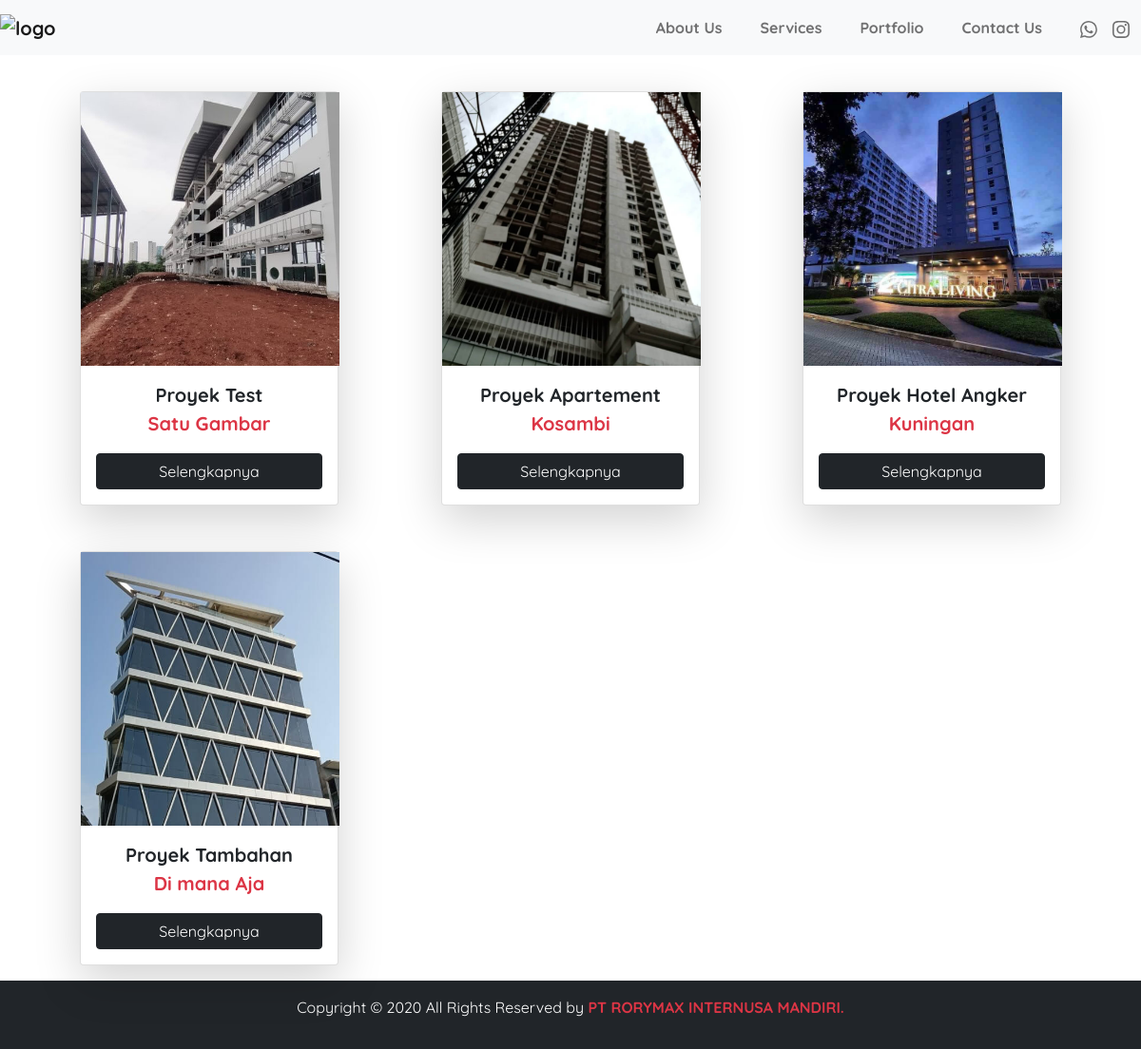
The app's page /projects.php with its own data.
### tables this page shows
CREATE TABLE `project` (
  `id` int(11) NOT NULL,
  `nama` varchar(100) NOT NULL,
  `tempat` varchar(100) NOT NULL,
  `gambar` varchar(100) NOT NULL,
  `gambar1` varchar(100) NOT NULL,
  `gambar2` varchar(100) NOT NULL,
  `gambar3` varchar(100) NOT NULL
);

### functions.php (called while the page is built, shortened)
<?php
$conn = mysqli_connect("localhost","root","","romax");
function query($query){
    global $conn;
    $result = mysqli_query($conn , $query);
    $row = [];
    while($rows = mysqli_fetch_assoc($result)){
        $row [] = $rows;
    }
    return $row;
}

### projects.php (the view, shortened to what this page needs)
<?php
require 'functions.php';
$project = query("SELECT * FROM project");
?>
<!doctype html>
<html lang="en">
  <head>
    <link href="https://cdn.jsdelivr.net/npm/bootstrap@5.1.3/dist/css/bootstrap.min.css" rel="stylesheet">
    <link rel="stylesheet" href="style.css">
    <link rel="stylesheet" href="https://unpkg.com/aos@next/dist/aos.css" />
  </head>
  <body>
    <section>
    <nav class="navbar fixed-top navbar-expand-lg navbar-light bg-light">
        <a class="navbar-brand fw-bolder mx-auto" id="brand-name" href="index.html"><img src="img//logo.png" alt="logo" width="100"></a>
        <div class="collapse navbar-collapse" id="navbarNavDropdown">
          <ul class="navbar-nav fw-bold ms-auto">
            <li class="nav-item mx-auto pe-1">
              <a class="nav-link" aria-current="page" href="index.php#aboutus">About Us</a>
            </li>
            <li class="nav-item mx-auto pe-1">
              <a class="nav-link" href="index.php#services">Services</a>
            </li>
            <li class="nav-item mx-auto pe-1">
              <a class="nav-link" href="projects.php">Portfolio</a>
            </li>
            <li class="nav-item mx-auto pe-1">
              <a class="nav-link" href="index.php#contactus">Contact Us</a>
            </li>
            <li class="nav-item mx-auto pe-1 d-flex">
              <a class="nav-link px-2" href="https://api.whatsapp.com/send?phone=6281216057479"target="blank"></a>
              <a class="nav-link px-2" href="https://instagram.com/romax.id" target="blank">
              </a>
            </li>
          </ul>
        </div>
    </nav>
<div class="container">
      <div class="row mt-5 justify-content-start" data-aos="fade-right" data-aos-duration="500" >
      <?php for($i = 0 ;$i < count($project) ; $i++) :?>
        <div class="col-md-6 col-lg-4 col-xl-4 col-12 mt-5">
          <div
            class="card mx-auto shadow-lg gallery-img"
            id="proyek"
            alt="gambar project"
            style=" width: 17rem;"
          >
            <div class="proyek1" style=" width: 17rem;
                  height: 18rem;
                  background-image: url(img/<?=$project[$i]["gambar"]?>);
                  background-repeat: no-repeat;
                  background-size: cover;
                  background-position: center;"></div>
            <div class="card-body">
              <p class="card-text text-center fs-5 fw-bold">
              <?=$project[$i]["nama"]?><br />
                <span class="text-danger"><?=$project[$i]["tempat"]?></span>
              </p>
            <a href="catalog.php?id=<?=$project[$i]["id"]?>" class="btn btn-dark w-100">
              Selengkapnya
            </a>
            </div>
          </div>
        </div>
      <?php endfor;?>
    </section>
<footer class="footer  py-3 bg-dark mt-3" >
  <div class="container bg-dark">
    <p class="text-white text-center bg-dark">
      Copyright © 2020 All Rights Reserved by
      <span class="fw-bold text-danger">PT RORYMAX INTERNUSA MANDIRI.</span>
    </p>
  </div>
</footer>
  </body>
</html>

### style.css (style rules this page uses)
* { font-family: 'Quicksand', sans-serif; }
body { background-color: rgb(255, 255, 255); }
#brand-name { padding-left: 50px; }
@media (min-width: 991.98px) { .nav-item { padding-left: 20px; } }
@media (min-width: 991.98px) { #brand-name { padding-left: 0; } }

### records on screen
project: gambar (picture), nama "Proyek Test", tempat "Satu Gambar"
project: gambar (picture), nama "Proyek Apartement", tempat "Kosambi"
project: gambar (picture), nama "Proyek Hotel Angker", tempat "Kuningan"
project: gambar (picture), nama "Proyek Tambahan", tempat "Di mana Aja"
